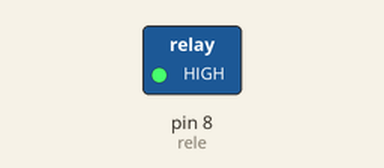
Simulated run of this sketch. Board: Arduino Uno, built with avr-gcc and run on an emulated ATmega328P. Shown: switched loads named in the sketch (green lamp = pin HIGH).

Above: at 2.0 s.
At 6.0 s:
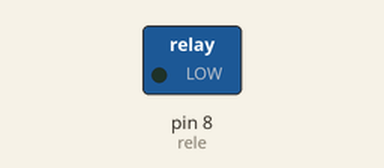
Timing chart, 0 to 10.4 s (numbered marks = the images above):
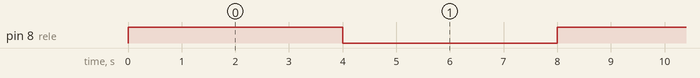

The sketch:

rele.ino
```cpp
int rele=8;
int led=13;
// el modulo rele se activa con un LOW y se desactica con un OFF
void setup() {
  // put your setup code here, to run once:
pinMode(rele,OUTPUT);
}

void loop() {
  // put your main code here, to run repeatedly:
digitalWrite(rele,HIGH);
//digitalWrite(led,HIGH);
delay(4000);
digitalWrite(rele,LOW);
//digitalWrite(led,LOW);
delay(4000);
}
```

Measured:
- by itself, pin 8 (rele): alternates HIGH for 4.0 s and LOW for 4.0 s
